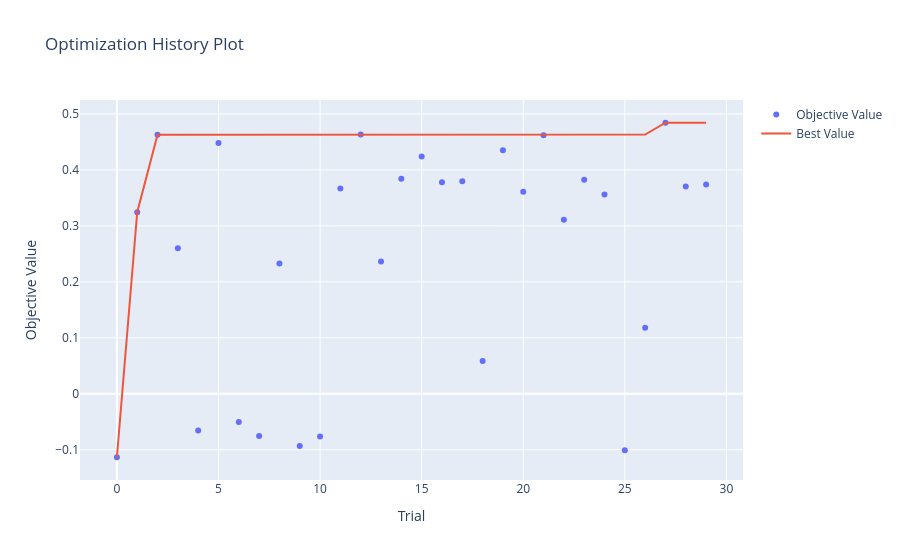

This figure's notebook cell:
### Markdown cell above
### Optimisation diagnostics

The following plots assess the quality and convergence of each Bayesian optimisation study:

- **Optimisation history**: the best observed objective (R²) after each trial — a flattening curve indicates convergence.
- **Parameter importances**: which hyperparameters contributed most to the variance in objective values, computed via functional ANOVA on the Optuna study.

### Code cell
optuna.visualization.plot_optimization_history(study_svm)

### Figure 1 — Plotly figure (JSON) as saved in the notebook; plotly's stock layout.template omitted (floating-point values rounded to 4 significant figures)
{"data": [{"mode": "markers", "name": "Objective Value", "type": "scatter", "x": [0, 1, 2, 3, 4, 5, 6, 7, 8, 9, 10, 11, 12, 13, 14, 15, 16, 17, 18, 19, 20, 21, 22, 23, 24, 25, 26, 27, 28, 29], "y": [-0.1134, 0.3243, 0.4628, 0.2599, -0.06568, 0.4483, -0.05045, -0.07522, 0.2327, -0.09339, -0.07621, 0.3665, 0.4631, 0.2363, 0.3842, 0.4239, 0.3779, 0.3798, 0.05859, 0.4349, 0.3611, 0.4619, 0.3111, 0.3825, 0.3562, -0.1008, 0.118, 0.4842, 0.3704, 0.3739]}, {"mode": "lines", "name": "Best Value", "type": "scatter", "x": [0, 1, 2, 3, 4, 5, 6, 7, 8, 9, 10, 11, 12, 13, 14, 15, 16, 17, 18, 19, 20, 21, 22, 23, 24, 25, 26, 27, 28, 29], "y": [-0.1134, 0.3243, 0.4628, 0.4628, 0.4628, 0.4628, 0.4628, 0.4628, 0.4628, 0.4628, 0.4628, 0.4628, 0.4631, 0.4631, 0.4631, 0.4631, 0.4631, 0.4631, 0.4631, 0.4631, 0.4631, 0.4631, 0.4631, 0.4631, 0.4631, 0.4631, 0.4631, 0.4842, 0.4842, 0.4842]}, {"marker": {"color": "#cccccc"}, "mode": "markers", "name": "Infeasible Trial", "showlegend": false, "type": "scatter", "x": [], "y": []}], "layout": {"title": {"text": "Optimization History Plot"}, "xaxis": {"title": {"text": "Trial"}}, "yaxis": {"title": {"text": "Objective Value"}}}}
